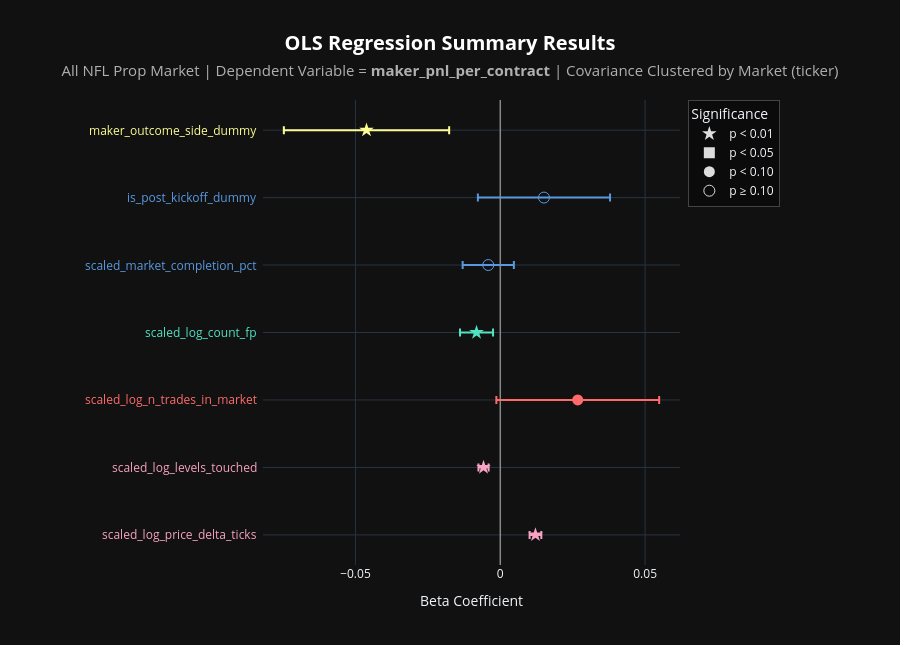

Notebook cell for this chart:
### Code cell
# Regression Analysis: Maker PnL
# Note, hover for regression details

graph_regression(
    df           = kalshi_df,
    graph_title  = "All NFL",
    side         = 'maker',
    n_req_trades = 500,
    show_const   = False
)

### Figure 1 — Plotly figure (JSON) as saved in the notebook; plotly's stock layout.template omitted (floating-point values rounded to 4 significant figures)
{"data": [{"customdata": [[7.877e-32, 0.001034, 11.74, 2.094e-99, 0.0005737, 21.16, 1.803, 0.01012, 0.01417]], "error_x": {"array": [0.002027], "color": "#F7A2C0", "type": "data", "visible": true}, "hovertemplate": "<b>Independent Variable:</b> %{y}<br><b>Beta:</b> %{x:.4f}<br><b>95% CI:</b> [%{customdata[7]:.4f}, %{customdata[8]:.4f}]<br><br><b>Clustered (by ticker):</b><br>p-value: %{customdata[0]:.4f}<br>Std Error: %{customdata[1]:.4f}<br>t-statistic: %{customdata[2]:.2f}<br><br><b>Naive (non-clustered):</b><br>p-value: %{customdata[3]:.4f}<br>Std Error: %{customdata[4]:.4f}<br>t-statistic: %{customdata[5]:.2f}<br><br><b>SE inflation (clustered / naive):</b> %{customdata[6]:.2f}x<extra></extra>", "marker": {"color": "#F7A2C0", "size": 11, "symbol": "star"}, "mode": "markers", "showlegend": false, "type": "scatter", "x": [0.01214], "y": ["scaled_log_price_delta_ticks"]}, {"customdata": [[9.868e-11, 0.0008934, -6.469, 1.439e-23, 0.0005776, -10.01, 1.547, -0.00753, -0.004028]], "error_x": {"array": [0.001751], "color": "#F7A2C0", "type": "data", "visible": true}, "hovertemplate": "<b>Independent Variable:</b> %{y}<br><b>Beta:</b> %{x:.4f}<br><b>95% CI:</b> [%{customdata[7]:.4f}, %{customdata[8]:.4f}]<br><br><b>Clustered (by ticker):</b><br>p-value: %{customdata[0]:.4f}<br>Std Error: %{customdata[1]:.4f}<br>t-statistic: %{customdata[2]:.2f}<br><br><b>Naive (non-clustered):</b><br>p-value: %{customdata[3]:.4f}<br>Std Error: %{customdata[4]:.4f}<br>t-statistic: %{customdata[5]:.2f}<br><br><b>SE inflation (clustered / naive):</b> %{customdata[6]:.2f}x<extra></extra>", "marker": {"color": "#F7A2C0", "size": 11, "symbol": "star"}, "mode": "markers", "showlegend": false, "type": "scatter", "x": [-0.005779], "y": ["scaled_log_levels_touched"]}, {"customdata": [[0.0621, 0.01434, 1.866, 0, 0.0002827, 94.63, 50.72, -0.001355, 0.05485]], "error_x": {"array": [0.0281], "color": "#FF6B6B", "type": "data", "visible": true}, "hovertemplate": "<b>Independent Variable:</b> %{y}<br><b>Beta:</b> %{x:.4f}<br><b>95% CI:</b> [%{customdata[7]:.4f}, %{customdata[8]:.4f}]<br><br><b>Clustered (by ticker):</b><br>p-value: %{customdata[0]:.4f}<br>Std Error: %{customdata[1]:.4f}<br>t-statistic: %{customdata[2]:.2f}<br><br><b>Naive (non-clustered):</b><br>p-value: %{customdata[3]:.4f}<br>Std Error: %{customdata[4]:.4f}<br>t-statistic: %{customdata[5]:.2f}<br><br><b>SE inflation (clustered / naive):</b> %{customdata[6]:.2f}x<extra></extra>", "marker": {"color": "#FF6B6B", "size": 11, "symbol": "circle"}, "mode": "markers", "showlegend": false, "type": "scatter", "x": [0.02675], "y": ["scaled_log_n_trades_in_market"]}, {"customdata": [[0.004829, 0.00291, -2.818, 4.137e-181, 0.0002857, -28.7, 10.18, -0.0139, -0.002497]], "error_x": {"array": [0.005703], "color": "#50E3C2", "type": "data", "visible": true}, "hovertemplate": "<b>Independent Variable:</b> %{y}<br><b>Beta:</b> %{x:.4f}<br><b>95% CI:</b> [%{customdata[7]:.4f}, %{customdata[8]:.4f}]<br><br><b>Clustered (by ticker):</b><br>p-value: %{customdata[0]:.4f}<br>Std Error: %{customdata[1]:.4f}<br>t-statistic: %{customdata[2]:.2f}<br><br><b>Naive (non-clustered):</b><br>p-value: %{customdata[3]:.4f}<br>Std Error: %{customdata[4]:.4f}<br>t-statistic: %{customdata[5]:.2f}<br><br><b>SE inflation (clustered / naive):</b> %{customdata[6]:.2f}x<extra></extra>", "marker": {"color": "#50E3C2", "size": 11, "symbol": "star"}, "mode": "markers", "showlegend": false, "type": "scatter", "x": [-0.0082], "y": ["scaled_log_count_fp"]}, {"customdata": [[0.3575, 0.004511, -0.9201, 6.961e-25, 0.0004029, -10.3, 11.2, -0.01299, 0.004691]], "error_x": {"array": [0.008842], "color": "#5A99E0", "type": "data", "visible": true}, "hovertemplate": "<b>Independent Variable:</b> %{y}<br><b>Beta:</b> %{x:.4f}<br><b>95% CI:</b> [%{customdata[7]:.4f}, %{customdata[8]:.4f}]<br><br><b>Clustered (by ticker):</b><br>p-value: %{customdata[0]:.4f}<br>Std Error: %{customdata[1]:.4f}<br>t-statistic: %{customdata[2]:.2f}<br><br><b>Naive (non-clustered):</b><br>p-value: %{customdata[3]:.4f}<br>Std Error: %{customdata[4]:.4f}<br>t-statistic: %{customdata[5]:.2f}<br><br><b>SE inflation (clustered / naive):</b> %{customdata[6]:.2f}x<extra></extra>", "marker": {"color": "#5A99E0", "size": 11, "symbol": "circle-open"}, "mode": "markers", "showlegend": false, "type": "scatter", "x": [-0.004151], "y": ["scaled_market_completion_pct"]}, {"customdata": [[0.1951, 0.01164, 1.296, 4.152e-76, 0.0008169, 18.46, 14.25, -0.007732, 0.0379]], "error_x": {"array": [0.02282], "color": "#5A99E0", "type": "data", "visible": true}, "hovertemplate": "<b>Independent Variable:</b> %{y}<br><b>Beta:</b> %{x:.4f}<br><b>95% CI:</b> [%{customdata[7]:.4f}, %{customdata[8]:.4f}]<br><br><b>Clustered (by ticker):</b><br>p-value: %{customdata[0]:.4f}<br>Std Error: %{customdata[1]:.4f}<br>t-statistic: %{customdata[2]:.2f}<br><br><b>Naive (non-clustered):</b><br>p-value: %{customdata[3]:.4f}<br>Std Error: %{customdata[4]:.4f}<br>t-statistic: %{customdata[5]:.2f}<br><br><b>SE inflation (clustered / naive):</b> %{customdata[6]:.2f}x<extra></extra>", "marker": {"color": "#5A99E0", "size": 11, "symbol": "circle-open"}, "mode": "markers", "showlegend": false, "type": "scatter", "x": [0.01508], "y": ["is_post_kickoff_dummy"]}, {"customdata": [[0.001513, 0.01456, -3.172, 0, 0.0008633, -53.5, 16.86, -0.07472, -0.01765]], "error_x": {"array": [0.02854], "color": "#FDFD96", "type": "data", "visible": true}, "hovertemplate": "<b>Independent Variable:</b> %{y}<br><b>Beta:</b> %{x:.4f}<br><b>95% CI:</b> [%{customdata[7]:.4f}, %{customdata[8]:.4f}]<br><br><b>Clustered (by ticker):</b><br>p-value: %{customdata[0]:.4f}<br>Std Error: %{customdata[1]:.4f}<br>t-statistic: %{customdata[2]:.2f}<br><br><b>Naive (non-clustered):</b><br>p-value: %{customdata[3]:.4f}<br>Std Error: %{customdata[4]:.4f}<br>t-statistic: %{customdata[5]:.2f}<br><br><b>SE inflation (clustered / naive):</b> %{customdata[6]:.2f}x<extra></extra>", "marker": {"color": "#FDFD96", "size": 11, "symbol": "star"}, "mode": "markers", "showlegend": false, "type": "scatter", "x": [-0.04619], "y": ["maker_outcome_side_dummy"]}, {"hoverinfo": "skip", "marker": {"color": "#dddddd", "size": 11, "symbol": "star"}, "mode": "markers", "name": "p < 0.01", "showlegend": true, "type": "scatter", "x": [null], "y": [null]}, {"hoverinfo": "skip", "marker": {"color": "#dddddd", "size": 11, "symbol": "square"}, "mode": "markers", "name": "p < 0.05", "showlegend": true, "type": "scatter", "x": [null], "y": [null]}, {"hoverinfo": "skip", "marker": {"color": "#dddddd", "size": 11, "symbol": "circle"}, "mode": "markers", "name": "p < 0.10", "showlegend": true, "type": "scatter", "x": [null], "y": [null]}, {"hoverinfo": "skip", "marker": {"color": "#dddddd", "size": 11, "symbol": "circle-open"}, "mode": "markers", "name": "p ≥ 0.10", "showlegend": true, "type": "scatter", "x": [null], "y": [null]}], "layout": {"annotations": [{"font": {"color": "#F7A2C0", "size": 12}, "showarrow": false, "text": "scaled_log_price_delta_ticks", "x": -0.01, "xanchor": "right", "xref": "paper", "y": "scaled_log_price_delta_ticks", "yanchor": "middle", "yref": "y"}, {"font": {"color": "#F7A2C0", "size": 12}, "showarrow": false, "text": "scaled_log_levels_touched", "x": -0.01, "xanchor": "right", "xref": "paper", "y": "scaled_log_levels_touched", "yanchor": "middle", "yref": "y"}, {"font": {"color": "#FF6B6B", "size": 12}, "showarrow": false, "text": "scaled_log_n_trades_in_market", "x": -0.01, "xanchor": "right", "xref": "paper", "y": "scaled_log_n_trades_in_market", "yanchor": "middle", "yref": "y"}, {"font": {"color": "#50E3C2", "size": 12}, "showarrow": false, "text": "scaled_log_count_fp", "x": -0.01, "xanchor": "right", "xref": "paper", "y": "scaled_log_count_fp", "yanchor": "middle", "yref": "y"}, {"font": {"color": "#5A99E0", "size": 12}, "showarrow": false, "text": "scaled_market_completion_pct", "x": -0.01, "xanchor": "right", "xref": "paper", "y": "scaled_market_completion_pct", "yanchor": "middle", "yref": "y"}, {"font": {"color": "#5A99E0", "size": 12}, "showarrow": false, "text": "is_post_kickoff_dummy", "x": -0.01, "xanchor": "right", "xref": "paper", "y": "is_post_kickoff_dummy", "yanchor": "middle", "yref": "y"}, {"font": {"color": "#FDFD96", "size": 12}, "showarrow": false, "text": "maker_outcome_side_dummy", "x": -0.01, "xanchor": "right", "xref": "paper", "y": "maker_outcome_side_dummy", "yanchor": "middle", "yref": "y"}], "height": 645, "legend": {"bgcolor": "rgba(0,0,0,0.35)", "bordercolor": "#444444", "borderwidth": 1, "title": {"text": "Significance"}, "x": 1.02, "xanchor": "left", "y": 1, "yanchor": "top"}, "margin": {"l": 263, "r": 220}, "paper_bgcolor": "#111111", "plot_bgcolor": "#111111", "title": {"font": {"color": "#ffffff", "size": 20}, "text": "<b>OLS Regression Summary Results</b><br><span style='font-size: 15px; color: #b0b0b0;'>All NFL Prop Market | Dependent Variable = <b>maker_pnl_per_contract</b> | Covariance Clustered by Market (ticker)</span>", "x": 0.5, "xanchor": "center"}, "xaxis": {"title": {"text": "Beta Coefficient"}, "zeroline": true, "zerolinecolor": "#888888", "zerolinewidth": 1.5}, "yaxis": {"showticklabels": false, "title": {}}}}
